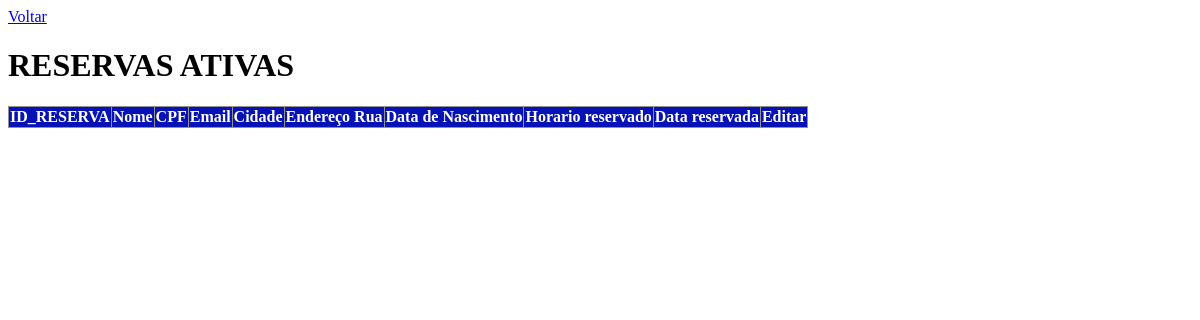
The app's page /Desafio_RemSoft/tabelas.php, older data.
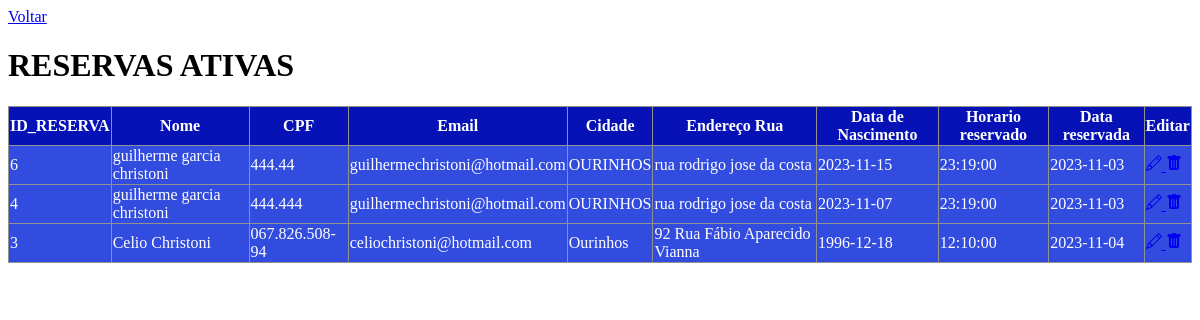
The same page, newer data.
### tables this page shows
CREATE TABLE `table_reserva` (
  `id_reserva` int(11) NOT NULL,
  `cpf` varchar(255) NOT NULL,
  `horario` time NOT NULL,
  `data` date NOT NULL,
  `ativo` tinyint(1) DEFAULT 1
);

CREATE TABLE `table_clientes` (
  `id` int(11) NOT NULL,
  `cpf` varchar(255) NOT NULL,
  `email` varchar(255) NOT NULL,
  `endereco_rua` varchar(255) NOT NULL,
  `cidade` varchar(200) NOT NULL,
  `data_nasc` date NOT NULL,
  `nome` varchar(255) NOT NULL,
  `ativo` tinyint(1) DEFAULT 1
);

### Desafio_RemSoft/tabelas.php (the view, shortened to what this page needs)
<?php
include('config.php');
$sql = "SELECT * FROM table_reserva res
        LEFT JOIN table_clientes AS cli ON cli.cpf=res.cpf WHERE res.ativo = 1
        ORDER BY res.id_reserva DESC";
$result = $mysqli->query($sql);
?>
<html lang="en">
<head>
    <link href="style.css" rel="stylesheet">
</head>
<body>
    <a href="index.php">Voltar</a>
    <h1>RESERVAS ATIVAS</h1>
    <div>
        <table class="table">
            <thead>
                <tr>
                    <th scope="col">ID_RESERVA</th>
                    <th scope="col">Nome</th>
                    <th scope="col">CPF</th>
                    <th scope="col">Email</th>
                    <th scope="col">Cidade</th>
                    <th scope="col">Endereço Rua</th>
                    <th scope="col">Data de Nascimento</th>
                    <th scope="col">Horario reservado</th>
                    <th scope="col">Data reservada</th>
                    <th scope="col">Editar</th>
                </tr>
            </thead>
            <tbody>
                <?php
                while ($user_data = mysqli_fetch_assoc($result)) {
                    echo "<tr>";
                    echo "<td>" . $user_data['id_reserva'] . "</td>";
                    echo "<td>" . $user_data['nome'] . "</td>";
                    echo "<td>" . $user_data['cpf'] . "</td>";
                    echo "<td>" . $user_data['email'] . "</td>";
                    echo "<td>" . $user_data['cidade'] . "</td>";
                    echo "<td>" . $user_data['endereco_rua'] . "</td>";
                    echo "<td>" . $user_data['data_nasc'] . "</td>";
                    echo "<td>" . $user_data['horario'] . "</td>";
                    echo "<td>" . $user_data['data'] . "</td>";
                    echo "<td>
                            <a href='edit.php?id=$user_data[id_reserva]'>
                                <svg xmlns='http://www.w3.org/2000/svg' width='16' height='16' fill='currentColor' class='bi bi-pencil' viewBox='0 0 16 16'>
                                    <path d='M12.146.146a.5.5 0 0 1 .708 0l3 3a.5.5 0 0 1 0 .708l-10 10a.5.5 0 0 1-.168.11l-5 2a.5.5 0 0 1-.65-.65l2-5a.5.5 0 0 1 .11-.168l10-10zM11.207 2.5 13.5 4.793 14.793 3.5 12.5 1.207 11.207 2.5zm1.586 3L10.5 3.207 4 9.707V10h.5a.5.5 0 0 1 .5.5v.5h.5a.5.5 0 0 1 .5.5v.5h.293l6.5-6.5zm-9.761 5.175-.106.106-1.528 3.821 3.821-1.528.106-.106A.5.5 0 0 1 5 12.5V12h-.5a.5.5 0 0 1-.5-.5V11h-.5a.5.5 0 0 1-.468-.325z'/>
                                </svg>
                            </a>
                            <a href='delete.php?id=$user_data[id_reserva]'>
                                <svg xmlns='http://www.w3.org/2000/svg' width='16' height='16' fill='currentColor' class='bi bi-trash-fill' viewBox='0 0 16 16'>
                                    <path d='M2.5 1a1 1 0 0 0-1 1v1a1 1 0 0 0 1 1H3v9a2 2 0 0 0 2 2h6a2 2 0 0 0 2-2V4h.5a1 1 0 0 0 1-1V2a1 1 0 0 0-1-1H10a1 1 0 0 0-1-1H7a1 1 0 0 0-1 1H2.5zm3 4a.5.5 0 0 1 .5.5v7a.5.5 0 0 1-1 0v-7a.5.5 0 0 1 .5-.5zM8 5a.5.5 0 0 1 .5.5v7a.5.5 0 0 1-1 0v-7A.5.5 0 0 1 8 5zm3 .5v7a.5.5 0 0 1-1 0v-7a.5.5 0 0 1 1 0z'/>
                                </svg>
                            </a>
                        </td>";
                }
                ?>
            </tbody>
        </table>
    </div>
</body>
</html>

### Desafio_RemSoft/style.css (style rules this page uses)
table.table { border-collapse: collapse; background: #324cdf; color: white; }
table.table td { border: 1px solid rgb(145, 145, 145); }
table.table th { border: 1px solid rgb(145, 145, 145); background: rgb(6, 18, 182) }

Row changes from the older to the newer data that the page shows:
added table_reserva: id_reserva "6", table_clientes.nome "guilherme garcia christoni", table_clientes.cpf "444.44", table_clientes.email "guilhermechristoni@hotmail.com", table_clientes.cidade "OURINHOS", table_clientes.endereco_rua "rua rodrigo jose da costa", table_clientes.data_nasc "2023-11-15", horario "23:19:00", data "2023-11-03"
added table_reserva: id_reserva "4", table_clientes.nome "guilherme garcia christoni", table_clientes.cpf "444.444", table_clientes.email "guilhermechristoni@hotmail.com", table_clientes.cidade "OURINHOS", table_clientes.endereco_rua "rua rodrigo jose da costa", table_clientes.data_nasc "2023-11-07", horario "23:19:00", data "2023-11-03"
added table_reserva: id_reserva "3", table_clientes.nome "Celio Christoni", table_clientes.cpf "067.826.508-94", table_clientes.email "celiochristoni@hotmail.com", table_clientes.cidade "Ourinhos", table_clientes.endereco_rua "92 Rua Fábio Aparecido Vianna", table_clientes.data_nasc "1996-12-18", horario "12:10:00", data "2023-11-04"
